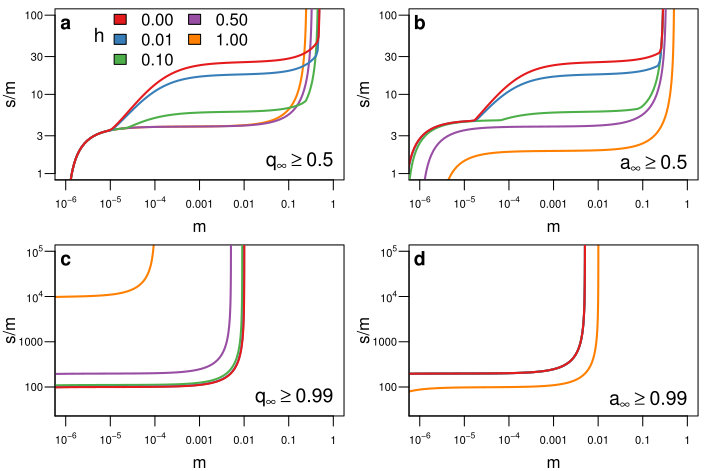

Write the R code that produced this figure.
#!/usr/bin/Rscript --vanilla
# This figure calculates how strong selection must be for blindness to become fixed
# in a cave population. Each line represents a different value of dominance.

# figure setup
scriptname = sub("^--file=",'',grep("^--file=",commandArgs(),value=TRUE)[1])
pdfname = sub("\\.[^.]*$", ".pdf", scriptname)
library(extrafont)
library(RColorBrewer)
bcz = brewer.pal(5,"Set1")

# helper function to handle exported mathematic function
pow = function(x,y) x**y

# find the valid, values of m that make the determinant 0
droots = function(s,u,Q,h) {
  E = s*pow(s*(1 + h*(-1 + u)) + u,2)*(-4*u + 8*h*u + pow(h,2)*s*pow(1 + u,2))

  D = -2*s*(-1 + u)*(2*pow(h,4)*(-1 + 2*Q)*pow(s,3)*u*(-1 + pow(u,2)) - 2*(Q*s*(s + 3*s*u + (9 - 5*u)*u) + u*(3*u + s*(-5 - 3*s + 5*u))) + 
      h*(12*pow(u,2) + pow(s,2)*(-1 - u*(22 + u) + Q*(9 + u*(14 + u))) + s*u*(-39 + u*(26 + u) - Q*(-63 + u*(38 + u)))) + 
      pow(h,3)*pow(s,2)*(3 - s*(1 + u)*(-4 - u*(1 + u) + Q*(5 + (-2 + u)*u)) + u*(18 - u*(5 + 4*u) + 4*Q*(-9 + u*(5 + 2*u)))) + 
      pow(h,2)*s*(3*(13 - 3*u)*u - pow(s,2)*(1 + u)*(2 + u) + 4*s*u*(3 + u*(2 + u)) + 
         Q*(pow(s,2)*(1 + u)*(3 + u) + 2*u*(-27 + u*(18 + u)) - s*(9 + u*(-16 + u*(11 + 4*u))))))
  C = s*pow(-1 + u,2)*(12*(-1 + 2*h)*u + s*(1 + 9*(2 - 3*Q)*Q - 22*u + 2*Q*(2 + 9*Q)*u + pow(-1 + Q,2)*pow(u,2) + 
         2*h*(3 + Q*(-9 + u)*(5 + u) + u*(28 + u) - 2*pow(Q,2)*(-27 + u*(18 + u))) + 
         pow(h,2)*(-15 - 2*u*(9 + u) + 4*Q*(27 + pow(u,2)) + 4*pow(Q,2)*(-27 + u*(18 + u)))) + 
      pow(h,2)*pow(s,3)*(6 + u*(6 + u) + 2*pow(h,2)*pow(1 - 2*Q,2)*(-1 + 3*pow(u,2)) - 2*Q*(9 + u*(8 + u)) + pow(Q,2)*(13 + u*(10 + u)) - 
         2*h*(-1 + 2*Q)*(-6 - u*(7 + 3*u) + Q*(5 + u*(4 + 3*u)))) + 
      2*pow(s,2)*(-6*(-1 + Q)*(Q + (-1 + Q)*u) + h*(3 + 5*u*(4 + u) + pow(Q,2)*(3 + u)*(7 + 5*u) - 2*Q*(14 + u*(21 + 5*u))) + 
         pow(h,3)*(-1 + 2*Q)*(9 + (5 - 6*u)*u + 2*Q*(-9 + u*(5 + 6*u))) - pow(h,2)*(2 + u*(11 + 10*u) + 2*pow(Q,2)*u*(15 + 11*u) - 2*Q*(8 + u*(19 + 16*u)))))
  B = -2*s*pow(-1 + u,3)*(-2 + 2*pow(h,4)*pow(-1 + 2*Q,3)*pow(s,3)*u - 2*pow(-1 + Q,2)*pow(s,2)*(3*Q + (-1 + Q)*u) + 
      (-1 + Q)*s*(1 + 9*Q + (-1 + Q)*u) - pow(h,3)*pow(s - 2*Q*s,2)*(-5 + 4*u - 8*Q*u + s*(-4 + 3*Q + 3*(-1 + Q)*u)) + 
      pow(h,2)*(-1 + 2*Q)*s*(-9 + pow(Q,2)*s*(3*(-4 + s) + (-20 + s)*u) + s*(-4 - 8*u + s*(2 + u)) + Q*(2*(9 + u) + s*(15 - 5*s + 28*u - 2*s*u))) + 
      h*(4 + (-1 + Q)*pow(s,2)*(3 + 6*u + 2*Q*(-13 + 12*Q - 11*u + 8*Q*u)) - s*(2 + u + Q*(-34 - 5*u + 4*Q*(9 + u)))))
  A = pow(1 - Q + h*(-1 + 2*Q),2)*pow(s,2)*(1 + s*(2*h*pow(1 - 2*Q,2) - 4*(-1 + Q)*Q + pow(h,2)*pow(1 - 2*Q,2)*s))*pow(-1 + u,4)

  r = polyroot(c(E,D,C,B,A))
  isR = sapply(Im(r),function(x) isTRUE(all.equal.numeric(x,0)))
  rr = ifelse(isR & 0 <= Re(r) & Re(r) <= 1,Re(r),NA)
  rr[which(!is.na(rr))]
}

# find the final population frequency
f = function(m,s,u,Q,h,q0) {
	A = -(1-2*h)*s
	B = s*(Q*m*(1-u)-m*(1-u)+1+h*(-3+m*(1-2*Q)*(1-u)-u))
  C = -m*(1-u)*(1+h*(1-2*Q)*s)-u+h*s*(1+u)
	D = Q*m*(1-u)+u
	r = polyroot(c(D,C,B,A))
	isR = sapply(Im(r),function(x) isTRUE(all.equal.numeric(x,0)))
	rr = ifelse(isR & 0 <= Re(r) & Re(r) <= 1,Re(r),NA)
	if(sum(is.na(rr)) > 0)
		return(rr[which(!is.na(rr))])
	if(q0 < rr[2])
		return(rr[1])
	return(rr[3])
}

# find the roots
r = function(m,s,u,Q,h) {
  A = -(1-2*h)*s
  B = s*(Q*m*(1-u)-m*(1-u)+1+h*(-3+m*(1-2*Q)*(1-u)-u))
  C = -m*(1-u)*(1+h*(1-2*Q)*s)-u+h*s*(1+u)
  D = Q*m*(1-u)+u
  
  polyroot(c(D,C,B,A))
}

# find the real roots
rroots = function(m,s,u,Q,h) {
  r = r(m,s,u,Q,h)
  isR = sapply(Im(r),function(x) isTRUE(all.equal.numeric(x,0)))
  rr = ifelse(isR & 0 <= Re(r) & Re(r) <= 1,Re(r),NA)
  rr[which(!is.na(rr))]
}

# calculate the determinant of delta-q
d = function(m,s,u,Q,h) {
	A = -(1-2*h)*s
	B = s*(Q*m*(1-u)-m*(1-u) + 1+h*(-3+m*(1-2*Q)*(1-u)-u))
  C = -m*(1-u)*(1+h*(1-2*Q)*s)-u+h*s*(1+u)
	D = Q*m*(1-u)+u

	det = 18*A*B*C*D - 4*B*B*B*D + B*B*C*C - 4*A*C*C*C - 27*A*A*D*D
	det
}

# calculate delta q
deltaq = function(m,s,u,Q,h,q) {
  A = -(1-2*h)*s
  B = s*(Q*m*(1-u)-m*(1-u) + 1+h*(-3+m*(1-2*Q)*(1-u)-u))
  C = -m*(1-u)*(1+h*(1-2*Q)*s)-u+h*s*(1+u)
  D = Q*m*(1-u)+u

  del = A*q*q*q+B*q*q+C*q+D
  del
}

# returns the value of m that makes q an equilibrium value
mequ = function(s,h,u,Q,q=1/2) {
	m1 = ((-1 + q)*(u + q*s*(q + h*(1 - 2*q + u))))/
   ((q - Q + q*(q - q*Q + h*(-1 + q)*(-1 + 2*Q))*s)*(-1 + u))
   m1
}

# returns the value of m that makes p and equilibrium phenotype value
mequp = function(s,h,u,Q,p=1/2) {
  if(-1+2*h == 0) {
    q = p
  } else {
    q = (-h + sqrt(p - 2*p*h + h*h))/(1 - 2*h)
  } 
  mequ(s,h,u,Q,q)
}

# threshold for the "blindness" allele to have a frequency above qh.
hlines1 = function(aitch,ess,u,Q,qh=1/2) {
  ret = matrix(0,length(ess),length(aitch))
  for(i in seq_along(aitch)) {
    h = aitch[i]
    for(j in seq_along(ess)) {
      s = ess[j]
      m = mequ(s,h,u,Q,qh)
      dm = rroots(m=m,s=s,h=h,u=u,Q=Q)
      if(length(dm)>1) {
        rm = droots(s=s,h=h,u=u,Q=Q)
        m = max(rm[rm < m])
      }
      ret[j,i] = m
    }
  }
  ret
}

# threshold for the average blindness phenotype to be greater than ph.
hlines2 = function(aitch,ess,u,Q,ph=1/2) {
  ret = matrix(0,length(ess),length(aitch))
  for(i in seq_along(aitch)) {
    h = aitch[i]
    for(j in seq_along(ess)) {
      s = ess[j]
      m = mequp(s,h,u,Q,ph)
      dm = rroots(m=m,s=s,h=h,u=u,Q=Q)
      if(length(dm)>1) {
        rm = droots(s=s,h=h,u=u,Q=Q)
        m = max(rm[rm < m])
      }
      ret[j,i] = m
    }
  }
  ret
}

# pretty axes
adjustaxs = function(x) {
  xe = sapply(log10(x), function(u) as.expression(bquote(10^.(u))))
  ifelse(abs(log10(x)) > 3, xe, x)  
}

# setup parameters
aitch = c(0,0.01,0.1,0.5,1)
em = 10^seq(-8,0,0.1)
ess = 10^seq(-7,4,0.1)

# setup figure
width = 7.08
height = width*(2/3)
pdf(pdfname, width=width, height=height,family="Helvetica")
par(mgp=c(1.8,0.6,0),mai=c(0.55,0.55,0.1,0.1), las=1,cex.axis=1.2^-2)
par(mfrow=c(2,2))
par(cex = 1)

u = 1e-6

# each page in the pdf represents a different value of Q
queue = c(0.01,0.001,0.1)
for(page in seq_along(queue)) {
	Q = queue[page]

	####################################################################################
	# Threshold for 'b' to be most common allele

	hl = hlines1(rev(aitch),ess,u,Q,1/2)
	matplot(log10(hl),log10(ess/hl),type="l",col=rev(bcz),lty=1,lwd=2,
	  xlab="m",ylab="s/m",xaxt="n",yaxt="n",xlim=c(-6,0),ylim=c(0,2)
	)
	text(-6,2,"a",cex=1.2^1,font=2,adj=c(0.5,1))

	x = 10^seq(-8,0,1)
	axis(1,log10(x),adjustaxs(x))
	y = c(1,3,10,30,100)
	axis(2,log10(y),adjustaxs(y))

	leg = sprintf("%0.2f", aitch)

	legend(-5.25,2.2,legend=leg,ncol=2,fill=bcz,bty="n")
	text(-5.25,1.75,"h",cex=1.2)

	text(0,0,expression(q[infinity] >= 0.5),cex=1.2,adj=c(1,-0.2))

	####################################################################################
	# Threshold for blindness to be the most common phenotype

	hl = hlines2(rev(aitch),ess,u,Q,1/2)
	matplot(log10(hl),log10(ess/hl),type="l",col=rev(bcz),lty=1,lwd=2,
	  xlab="m",ylab="s/m",xaxt="n",yaxt="n",xlim=c(-6,0),ylim=c(0,2)
	)
	text(-6,2,"b",cex=1.2^1,font=2,adj=c(0.5,1))

	x = 10^seq(-8,0,1)
	axis(1,log10(x),adjustaxs(x))
	y = c(1,3,10,30,100)
	axis(2,log10(y),adjustaxs(y))

	text(0,0,expression(a[infinity] >= 0.5),cex=1.2,adj=c(1,-0.2))

	####################################################################################
	# Threshold for 'b' to become "fixed"

	hl = hlines1(rev(aitch),ess,u,Q,0.99)
	matplot(log10(hl),log10(ess/hl),type="l",col=rev(bcz),lty=1,lwd=2,
	  xlab="m",ylab="s/m",,xaxt="n",yaxt="n",xlim=c(-6,0),ylim=c(1.5,5)
	)
	text(-6,5,"c",cex=1.2^1,font=2,adj=c(0.5,1))

	x = 10^seq(-8,0,1)
	axis(1,log10(x),adjustaxs(x))
	y = c(1,10,100,1000,10000,100000)
	axis(2,log10(y),adjustaxs(y))

	text(0,1.5,expression(q[infinity] >= 0.99),cex=1.2,adj=c(1,-0.2))

	####################################################################################
	# Threshold for blindness to become "fixed"

	hl = hlines2(rev(aitch),ess,u,Q,0.99)
	matplot(log10(hl),log10(ess/hl),type="l",col=rev(bcz),lty=1,lwd=2,
	  xlab="m",ylab="s/m",,xaxt="n",yaxt="n",xlim=c(-6,0),ylim=c(1.5,5)
	)
	text(-6,5,"d",cex=1.2^1,font=2,adj=c(0.5,1))

	x = 10^seq(-8,0,1)
	axis(1,log10(x),adjustaxs(x))
	y = c(1,10,100,1000,10000,100000)
	axis(2,log10(y),adjustaxs(y))

	text(0,1.5,expression(a[infinity] >= 0.99),cex=1.2,adj=c(1,-0.2))
}

# Finish PDF
invisible(dev.off())
embed_fonts(pdfname, options="-DPDFSETTINGS=/prepress")
